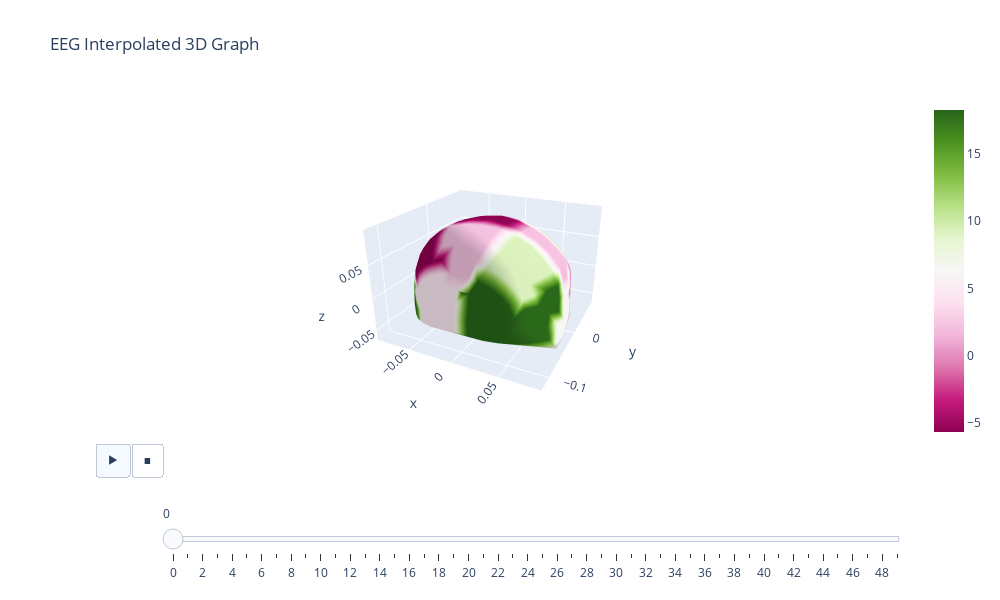

Here is the notebook cell this chart was saved with:
### Code cell
fig = go.Figure(
    frames=[
        go.Frame(
            data=go.Mesh3d(
                x=np.array(standard_coord)[:, 0],
                y=np.array(standard_coord)[:, 1],
                z=np.array(standard_coord)[:, 2],
                intensity=interpolated_time(x, y, z, k),
                intensitymode="vertex",
                alphahull=1,
                opacity=1,
            ),
            name=str(
                k
            ),  # you need to name the frame for the animation to behave properly
        )
        for k in nb_frames
    ]
)

# Add data to be displayed before animation starts
fig.add_trace(
    go.Mesh3d(
                x=np.array(standard_coord)[:, 0],
                y=np.array(standard_coord)[:, 1],
                z=np.array(standard_coord)[:, 2],
                intensity=interpolated_time(x, y, z, 0),
                intensitymode="vertex",
                alphahull=1,
                opacity=1,
            )
)
# fig.add_scatter3d(
#     connectgaps=True,
#     x=node_df["x"],
#     y=node_df["y"],
#     z=node_df["z"],
#     text=node_df["channel"],
#     mode="markers",
# )


def frame_args(duration):
    return {
        "frame": {"duration": duration},
        "mode": "immediate",
        "fromcurrent": True,
        "transition": {"duration": duration, "easing": "linear"},
    }


sliders = [
    {
        "pad": {"b": 10, "t": 60},
        "len": 0.9,
        "x": 0.1,
        "y": 0,
        "steps": [
            {
                "args": [[f.name], frame_args(0)],
                "label": str(k),
                "method": "animate",
            }
            for k, f in enumerate(fig.frames)
        ],
    }
]

fig.update_layout(
    title="EEG Interpolated 3D Graph",
    width=1000,
    height=600,
    scene=dict(
        zaxis=dict(
            range=[
                np.nan_to_num(np.array(standard_coord)[:, 2].tolist()).min(),
                np.nan_to_num(np.array(standard_coord)[:, 2].tolist()).max(),
            ],
            autorange=False,
        ),
        aspectratio=dict(x=1.5, y=1.5, z=1),
    ),
    updatemenus=[
        {
            "buttons": [
                {
                    "args": [None, frame_args(50)],
                    "label": "&#9654;",  # play symbol
                    "method": "animate",
                },
                {
                    "args": [[None], frame_args(0)],
                    "label": "&#9724;",  # pause symbol
                    "method": "animate",
                },
            ],
            "direction": "left",
            "pad": {"r": 1, "t": 1},
            "type": "buttons",
            "x": 0.1,
            "y": 0,
        }
    ],
    sliders=sliders,
)

### Figure 1 — Plotly figure (JSON) as saved in the notebook; plotly's stock layout.template omitted (floating-point values rounded to 4 significant figures; data arrays with more than 128 entries replaced by an {"elided": "..."} marker saying what was removed)
{"data": [{"alphahull": 1, "intensity": {"elided": "343 float values"}, "intensitymode": "vertex", "opacity": 1, "type": "mesh3d", "x": {"elided": "343 float values"}, "y": {"elided": "343 float values"}, "z": {"elided": "343 float values"}}], "layout": {"height": 600, "scene": {"aspectratio": {"x": 1.5, "y": 1.5, "z": 1}, "camera": {"center": {"x": 0, "y": 0, "z": 0}, "eye": {"x": 1.475, "y": -3.036, "z": 1.501}, "projection": {"type": "perspective"}, "up": {"x": 0, "y": 0, "z": 1}}, "zaxis": {"autorange": false, "range": [-0.06662, 0.09917], "type": "linear"}}, "sliders": [{"len": 0.9, "pad": {"b": 10, "t": 60}, "steps": [{"args": [["0"], {"frame": {"duration": 0}, "fromcurrent": true, "mode": "immediate", "transition": {"duration": 0, "easing": "linear"}}], "label": "0", "method": "animate"}, {"args": [["0"], {"frame": {"duration": 0}, "fromcurrent": true, "mode": "immediate", "transition": {"duration": 0, "easing": "linear"}}], "label": "1", "method": "animate"}, {"args": [["1"], {"frame": {"duration": 0}, "fromcurrent": true, "mode": "immediate", "transition": {"duration": 0, "easing": "linear"}}], "label": "2", "method": "animate"}, {"args": [["1"], {"frame": {"duration": 0}, "fromcurrent": true, "mode": "immediate", "transition": {"duration": 0, "easing": "linear"}}], "label": "3", "method": "animate"}, {"args": [["2"], {"frame": {"duration": 0}, "fromcurrent": true, "mode": "immediate", "transition": {"duration": 0, "easing": "linear"}}], "label": "4", "method": "animate"}, {"args": [["2"], {"frame": {"duration": 0}, "fromcurrent": true, "mode": "immediate", "transition": {"duration": 0, "easing": "linear"}}], "label": "5", "method": "animate"}, {"args": [["3"], {"frame": {"duration": 0}, "fromcurrent": true, "mode": "immediate", "transition": {"duration": 0, "easing": "linear"}}], "label": "6", "method": "animate"}, {"args": [["3"], {"frame": {"duration": 0}, "fromcurrent": true, "mode": "immediate", "transition": {"duration": 0, "easing": "linear"}}], "label": "7", "method": "animate"}, {"args": [["4"], {"frame": {"duration": 0}, "fromcurrent": true, "mode": "immediate", "transition": {"duration": 0, "easing": "linear"}}], "label": "8", "method": "animate"}, {"args": [["4"], {"frame": {"duration": 0}, "fromcurrent": true, "mode": "immediate", "transition": {"duration": 0, "easing": "linear"}}], "label": "9", "method": "animate"}, {"args": [["5"], {"frame": {"duration": 0}, "fromcurrent": true, "mode": "immediate", "transition": {"duration": 0, "easing": "linear"}}], "label": "10", "method": "animate"}, {"args": [["5"], {"frame": {"duration": 0}, "fromcurrent": true, "mode": "immediate", "transition": {"duration": 0, "easing": "linear"}}], "label": "11", "method": "animate"}, {"args": [["6"], {"frame": {"duration": 0}, "fromcurrent": true, "mode": "immediate", "transition": {"duration": 0, "easing": "linear"}}], "label": "12", "method": "animate"}, {"args": [["6"], {"frame": {"duration": 0}, "fromcurrent": true, "mode": "immediate", "transition": {"duration": 0, "easing": "linear"}}], "label": "13", "method": "animate"}, {"args": [["7"], {"frame": {"duration": 0}, "fromcurrent": true, "mode": "immediate", "transition": {"duration": 0, "easing": "linear"}}], "label": "14", "method": "animate"}, {"args": [["7"], {"frame": {"duration": 0}, "fromcurrent": true, "mode": "immediate", "transition": {"duration": 0, "easing": "linear"}}], "label": "15", "method": "animate"}, {"args": [["8"], {"frame": {"duration": 0}, "fromcurrent": true, "mode": "immediate", "transition": {"duration": 0, "easing": "linear"}}], "label": "16", "method": "animate"}, {"args": [["8"], {"frame": {"duration": 0}, "fromcurrent": true, "mode": "immediate", "transition": {"duration": 0, "easing": "linear"}}], "label": "17", "method": "animate"}, {"args": [["9"], {"frame": {"duration": 0}, "fromcurrent": true, "mode": "immediate", "transition": {"duration": 0, "easing": "linear"}}], "label": "18", "method": "animate"}, {"args": [["9"], {"frame": {"duration": 0}, "fromcurrent": true, "mode": "immediate", "transition": {"duration": 0, "easing": "linear"}}], "label": "19", "method": "animate"}, {"args": [["10"], {"frame": {"duration": 0}, "fromcurrent": true, "mode": "immediate", "transition": {"duration": 0, "easing": "linear"}}], "label": "20", "method": "animate"}, {"args": [["10"], {"frame": {"duration": 0}, "fromcurrent": true, "mode": "immediate", "transition": {"duration": 0, "easing": "linear"}}], "label": "21", "method": "animate"}, {"args": [["11"], {"frame": {"duration": 0}, "fromcurrent": true, "mode": "immediate", "transition": {"duration": 0, "easing": "linear"}}], "label": "22", "method": "animate"}, {"args": [["11"], {"frame": {"duration": 0}, "fromcurrent": true, "mode": "immediate", "transition": {"duration": 0, "easing": "linear"}}], "label": "23", "method": "animate"}, {"args": [["12"], {"frame": {"duration": 0}, "fromcurrent": true, "mode": "immediate", "transition": {"duration": 0, "easing": "linear"}}], "label": "24", "method": "animate"}, {"args": [["12"], {"frame": {"duration": 0}, "fromcurrent": true, "mode": "immediate", "transition": {"duration": 0, "easing": "linear"}}], "label": "25", "method": "animate"}, {"args": [["13"], {"frame": {"duration": 0}, "fromcurrent": true, "mode": "immediate", "transition": {"duration": 0, "easing": "linear"}}], "label": "26", "method": "animate"}, {"args": [["13"], {"frame": {"duration": 0}, "fromcurrent": true, "mode": "immediate", "transition": {"duration": 0, "easing": "linear"}}], "label": "27", "method": "animate"}, {"args": [["14"], {"frame": {"duration": 0}, "fromcurrent": true, "mode": "immediate", "transition": {"duration": 0, "easing": "linear"}}], "label": "28", "method": "animate"}, {"args": [["14"], {"frame": {"duration": 0}, "fromcurrent": true, "mode": "immediate", "transition": {"duration": 0, "easing": "linear"}}], "label": "29", "method": "animate"}, {"args": [["15"], {"frame": {"duration": 0}, "fromcurrent": true, "mode": "immediate", "transition": {"duration": 0, "easing": "linear"}}], "label": "30", "method": "animate"}, {"args": [["15"], {"frame": {"duration": 0}, "fromcurrent": true, "mode": "immediate", "transition": {"duration": 0, "easing": "linear"}}], "label": "31", "method": "animate"}, {"args": [["16"], {"frame": {"duration": 0}, "fromcurrent": true, "mode": "immediate", "transition": {"duration": 0, "easing": "linear"}}], "label": "32", "method": "animate"}, {"args": [["16"], {"frame": {"duration": 0}, "fromcurrent": true, "mode": "immediate", "transition": {"duration": 0, "easing": "linear"}}], "label": "33", "method": "animate"}, {"args": [["17"], {"frame": {"duration": 0}, "fromcurrent": true, "mode": "immediate", "transition": {"duration": 0, "easing": "linear"}}], "label": "34", "method": "animate"}, {"args": [["17"], {"frame": {"duration": 0}, "fromcurrent": true, "mode": "immediate", "transition": {"duration": 0, "easing": "linear"}}], "label": "35", "method": "animate"}, {"args": [["18"], {"frame": {"duration": 0}, "fromcurrent": true, "mode": "immediate", "transition": {"duration": 0, "easing": "linear"}}], "label": "36", "method": "animate"}, {"args": [["18"], {"frame": {"duration": 0}, "fromcurrent": true, "mode": "immediate", "transition": {"duration": 0, "easing": "linear"}}], "label": "37", "method": "animate"}, {"args": [["19"], {"frame": {"duration": 0}, "fromcurrent": true, "mode": "immediate", "transition": {"duration": 0, "easing": "linear"}}], "label": "38", "method": "animate"}, {"args": [["19"], {"frame": {"duration": 0}, "fromcurrent": true, "mode": "immediate", "transition": {"duration": 0, "easing": "linear"}}], "label": "39", "method": "animate"}, {"args": [["20"], {"frame": {"duration": 0}, "fromcurrent": true, "mode": "immediate", "transition": {"duration": 0, "easing": "linear"}}], "label": "40", "method": "animate"}, {"args": [["20"], {"frame": {"duration": 0}, "fromcurrent": true, "mode": "immediate", "transition": {"duration": 0, "easing": "linear"}}], "label": "41", "method": "animate"}, {"args": [["21"], {"frame": {"duration": 0}, "fromcurrent": true, "mode": "immediate", "transition": {"duration": 0, "easing": "linear"}}], "label": "42", "method": "animate"}, {"args": [["21"], {"frame": {"duration": 0}, "fromcurrent": true, "mode": "immediate", "transition": {"duration": 0, "easing": "linear"}}], "label": "43", "method": "animate"}, {"args": [["21"], {"frame": {"duration": 0}, "fromcurrent": true, "mode": "immediate", "transition": {"duration": 0, "easing": "linear"}}], "label": "44", "method": "animate"}, {"args": [["22"], {"frame": {"duration": 0}, "fromcurrent": true, "mode": "immediate", "transition": {"duration": 0, "easing": "linear"}}], "label": "45", "method": "animate"}, {"args": [["22"], {"frame": {"duration": 0}, "fromcurrent": true, "mode": "immediate", "transition": {"duration": 0, "easing": "linear"}}], "label": "46", "method": "animate"}, {"args": [["23"], {"frame": {"duration": 0}, "fromcurrent": true, "mode": "immediate", "transition": {"duration": 0, "easing": "linear"}}], "label": "47", "method": "animate"}, {"args": [["23"], {"frame": {"duration": 0}, "fromcurrent": true, "mode": "immediate", "transition": {"duration": 0, "easing": "linear"}}], "label": "48", "method": "animate"}, {"args": [["24"], {"frame": {"duration": 0}, "fromcurrent": true, "mode": "immediate", "transition": {"duration": 0, "easing": "linear"}}], "label": "49", "method": "animate"}], "x": 0.1, "y": 0}], "title": {"text": "EEG Interpolated 3D Graph"}, "updatemenus": [{"buttons": [{"args": [null, {"frame": {"duration": 50}, "fromcurrent": true, "mode": "immediate", "transition": {"duration": 50, "easing": "linear"}}], "label": "&#9654;", "method": "animate"}, {"args": [[null], {"frame": {"duration": 0}, "fromcurrent": true, "mode": "immediate", "transition": {"duration": 0, "easing": "linear"}}], "label": "&#9724;", "method": "animate"}], "direction": "left", "pad": {"r": 1, "t": 1}, "type": "buttons", "x": 0.1, "y": 0}], "width": 1000}}
